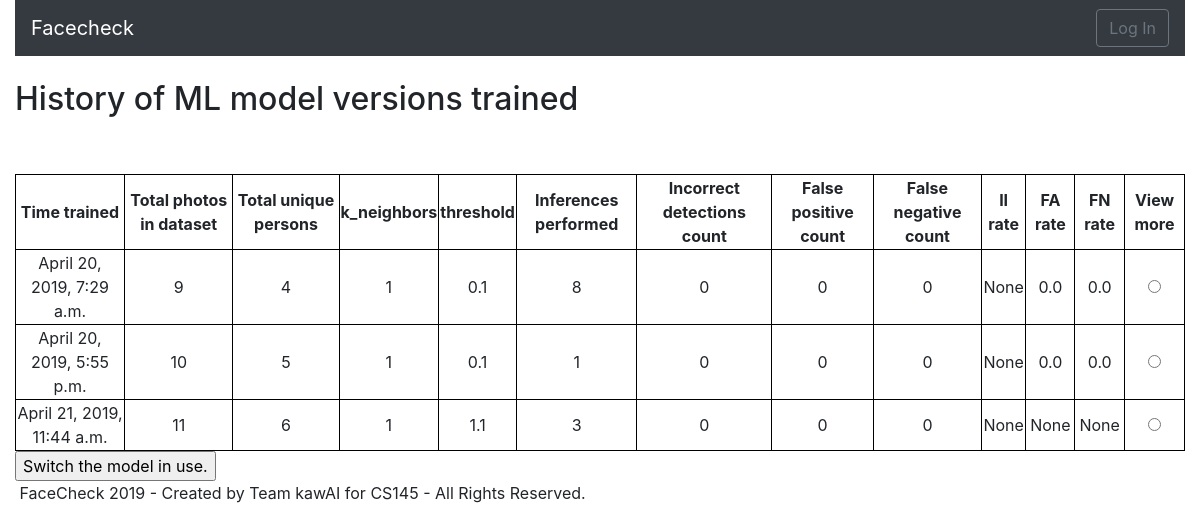
The app's page /models/ with its own data.
### faces/models.py (models this page shows, shortened)
class MLModelVersion(Model):
    time_trained = models.DateTimeField()
    model = models.FileField(upload_to=modelpath, default='defaultclf.pkl')
    total_photos = models.PositiveIntegerField(default=1)
    unique_persons = models.PositiveIntegerField(default=1)
    k_neighbors = models.PositiveIntegerField(default=1)
    threshold = models.FloatField('Threshold for distinguishing registered and unregistered faces',default=1.1)
    is_in_use = models.BooleanField(default=False, blank=False, null=False)
    inf_count = models.PositiveIntegerField("Inferences performed", default=0)
    fp_count = models.PositiveIntegerField("False positives incurred", default=0)
    fn_count = models.PositiveIntegerField("False negatives incurred", default=0)
    ii_count = models.PositiveIntegerField("Incorrect identifications incurred", default=0)
    fa_rate = models.FloatField("False acceptance rate", default=None, blank=True, null=True)
    fr_rate = models.FloatField("False rejection rate", default=None, blank=True, null=True)
    ii_rate = models.FloatField("Incorrect identification rate", default=None, blank=True, null=True)

### faces/views.py (the view)
# urls.py: path('models/', views.ListModels.as_view(), name='list_models'),
class ListModels(ListView):
    model = MLModelVersion
    template_name = "models_list.html"
    context_object_name = "modelslist"
    def get_context_data(self, **kwargs):
        context = super().get_context_data(**kwargs)
        context['form'] = RetrainModelForm
        return context

### templates/models_list.html (shortened to what this page needs)
{% extends "base.html" %}
{% block content %}
<h2> History of ML model versions trained </h2>
<br><br>
<form method="post" action="{% url 'switch_model' %}">
<table>
    <tr>
        <th> Time trained </th>
        <th> Total photos in dataset </th>
        <th> Total unique persons </th>
        <th> k_neighbors </th>
        <th> threshold </th>
        <th> Inferences performed </th>
        <th> Incorrect detections count </th>
        <th> False positive count </th>
        <th> False negative count </th>
        <th> II rate </th>
        <th> FA rate </th>
        <th> FN rate </th>
        <th> View more </th>
    <tr>
{% for item in modelslist %}
    <tr>
        <td> {{item.time_trained}} </td>
        <td>{{item.total_photos}}</td>
        <td> {{item.unique_persons}} </td>
        <td> {{item.k_neighbors}} </td>
        <td> {{item.threshold}} </td>
        <td> {{item.inf_count}} </td>
        <td> {{item.ii_count}} </td>
        <td> {{item.fp_count}} </td>
        <td> {{item.fn_count}} </td>
        <td> {{item.ii_rate}} </td>
        <td> {{item.fa_rate}} </td>
        <td> {{item.fr_rate}} </td>
        <td> <input type="radio" name="select model" value="{{item.id}}"> </td>
{% empty %}
<tr> <td colspan="13"> None </td></tr>
{% endfor %}
</table>
<input type="submit" value="Switch the model in use.">
</form>
{% endblock %}

### templates/base.html (style rules this page uses)
table, th, td { border: 1px solid black; text-align: center }

### records on screen
MLModelVersion: time_trained "April 20, 2019, 7:29 a.m.", total_photos "9", unique_persons "4", k_neighbors "1", threshold "0.1", inf_count "8", ii_count "0", fp_count "0", fn_count "0", ii_rate "None", fa_rate "0.0", fr_rate "0.0"
MLModelVersion: time_trained "April 20, 2019, 5:55 p.m.", total_photos "10", unique_persons "5", k_neighbors "1", threshold "0.1", inf_count "1", ii_count "0", fp_count "0", fn_count "0", ii_rate "None", fa_rate "0.0", fr_rate "0.0"
MLModelVersion: time_trained "April 21, 2019, 11:44 a.m.", total_photos "11", unique_persons "6", k_neighbors "1", threshold "1.1", inf_count "3", ii_count "0", fp_count "0", fn_count "0", ii_rate "None", fa_rate "None", fr_rate "None"
